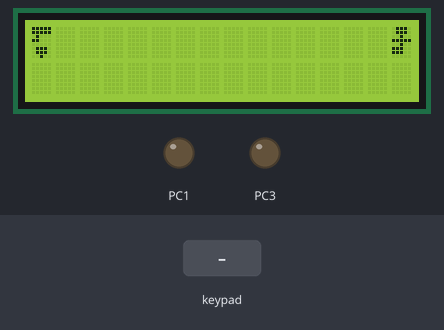
The program below on a simulated ATmega32, built with avr-gcc and emulated at 8 MHz. Parts: 16×2 character LCD, output pins drawn as LEDs (lit = HIGH). Wiring (inferred from the signals the program sends): character LCD (HD44780): RS PC0; E PC2; data PB0, PB1, PB2, PB3, PB4, PB5, PB6, PB7; 4×4 keypad with keys 7 8 9 / 4 5 6 * 1 2 3 - A 0 = +: rows PA4, PA5, PA6, PA7; columns PA0, PA1, PA2, PA3. The test bench sets the inputs (shaded band). Pins used as bus, display or sensor lines are not drawn.

Above: at 1.2 s.
1.3 s: key '7' pressed
At 10.4 s:
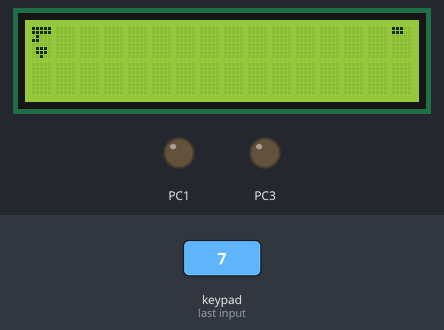
At 11.5 s:
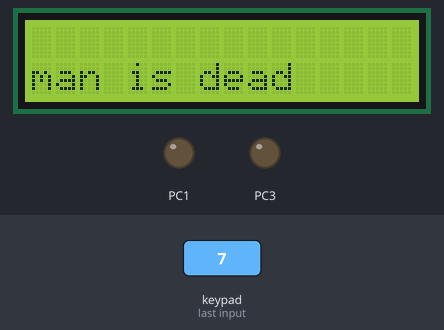
Timing chart, 0 to 12.0 s (numbered marks = the images above; inputs shaded):
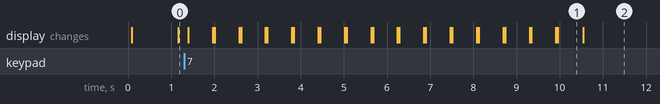

Measured:
- after the input at 1.3 s, the display: first changes after 0.10 s (image 1 shows a later state)
- what the display in image 1 shows lasts 0.6 s, from 10.0 s to 10.6 s

The program:

main.c
```c
/*
 * main.c
 *
 *  Created on: 10 Sep 2022
 *      Author: p&p
 */

#include <avr/io.h>
#include <util/delay.h>
#include "BIT_MATH.h"
#include "LCD.h"

void main()
{
	char gun[5]={127,127,104,120,96};
	char man[5]={14,14,4,127,4};
	char bullet[5]={28,28,0,0,0};
	char clear[5]={0,0,0,0,0};
	char i;

	DDRB=0Xff;  /*set port B */
	DDRC=0x0f;  /*set first 3 bits in port A */
	LCD_Init();
	int inp_number=0xff;


	while(1)
	{
		LCD_commend(1);
		LCD_string(" enter an number");
		_delay_ms(1000);
		LCD_commend(1);
		LCD_specialchar(gun,5,0,0);
		LCD_specialchar(man,1,0,15);


		//_delay_ms(5000);
		inp_number= keyfind();
		while(inp_number==0xff)
		{
			inp_number= keyfind();

			//keypad= keybad_fun();
			//if(keypad=='1')
			//{
			//	break;
			//}

		}
		for (i=1;i<=15;i++)
		{
			LCD_specialchar(gun,5,0,0);
			LCD_specialchar( bullet,2,0,i);
			_delay_ms(500);
			LCD_commend(1);
			LCD_specialchar(gun,5,0,0);
			LCD_specialchar(man,1,0,15);


		}
		LCD_commend(1);
		LCD_GOTOXY(1,0);
		LCD_string("man is dead");
		_delay_ms(3000);
	}
}
```

keybad.c
```c
/*
 * keybad.c
 *
 *  Created on: 10 Sep 2022
 *      Author: p&p
 */
#include <avr/io.h>
#include <util/delay.h>
#include "BIT_MATH.h"
#include "LCD.h"
#include "keybad.h"


char keyfind()
{
	unsigned char colloc, rowloc;
	unsigned char keypad[4][4] = {	{'7','8','9','/'},
					{'4','5','6','*'},
					{'1','2','3','-'},
					{' ','0','=','+'}};
	DDRA =0xF0;           /* set port direction as input-output */
    PORTA=0xFF;

	while(1)
	{
		DDRA =0xF0;           /* set port direction as input-output */
	    PORTA=0xFF;

	    do
	    {
		KEY_PRT &= 0x0F;      /* mask PORT for column read only */
		asm("NOP");
		colloc = (PINA & 0x0F); /* read status of column */
	    }while(colloc != 0x0F);

	    do
	    {
		do
		{
	            _delay_ms(20);             /* 20ms key debounce time */
		    colloc = (KEY_PIN & 0x0F); /* read status of column */
		}while(colloc == 0x0F);        /* check for any key press */

		_delay_ms (40);	            /* 20 ms key debounce time */
		colloc = (KEY_PIN & 0x0F);
	    }while(colloc == 0x0F);

	   /* now check for rows */
	    KEY_PRT = 0xEF;            /* check for pressed key in 1st row */
	    asm("NOP");
	    colloc = (KEY_PIN & 0x0F);
	    if(colloc != 0x0F)
            {
		rowloc = 0;
		break;
	    }

	    KEY_PRT = 0xDF;		/* check for pressed key in 2nd row */
	    asm("NOP");
	    colloc = (KEY_PIN & 0x0F);
	    if(colloc != 0x0F)
	    {
		rowloc = 1;
		break;
	    }

	    KEY_PRT = 0xBF;		/* check for pressed key in 3rd row */
	    asm("NOP");
            colloc = (KEY_PIN & 0x0F);
	    if(colloc != 0x0F)
	    {
		rowloc = 2;
		break;
	    }

	    KEY_PRT = 0x7F;		/* check for pressed key in 4th row */
	    asm("NOP");
	    colloc = (KEY_PIN & 0x0F);
	    if(colloc != 0x0F)
	    {
		rowloc = 3;
		break;
	    }
	}

	if(colloc == 0x0E)
	   return(keypad[rowloc][0]);
	else if(colloc == 0x0D)
	   return(keypad[rowloc][1]);
	else if(colloc == 0x0B)
	   return(keypad[rowloc][2]);
	else
	   return(keypad[rowloc][3]);
}
```

keybad.h
```c
/*
 * keybad.h
 *
 *  Created on: 10 Sep 2022
 *      Author: p&p
 */

#ifndef KEYBAD_H_
#define KEYBAD_H_
#define KEY_PRT 	PORTA
#define KEY_DDR		DDRA
#define KEY_PIN		PINA


char keyfind();

#endif /* KEYBAD_H_ */
```

LCD.c
```c
/*
 * LCD.c
 *
 *  Created on: 6 Sep 2022
 *      Author: p&p
 */
#include <avr/io.h>
#include <util/delay.h>
#include "BIT_MATH.h"
#include "LCD.h"


void LCD_commend(char command)
{
	CLR_BIT(PORTC,0) ;   /*CLEAR RS BIN    A0*/
	CLR_BIT(PORTC,1) ;   /*CLEAR R/W BIN    A1*/

	PORTB = command;     /*send commend to LCD m.c on data pins*/
	/*ENABLE PULSE*/
	SET_BIT(PORTC,2) ;
	_delay_ms(2);  /*delay 2 ms*/
	CLR_BIT(PORTC,2);

}
void LCD_data(char data)
{
	SET_BIT(PORTC,0) ;   /*CLEAR RS BIN    A0*/
	CLR_BIT(PORTC,1) ;   /*CLEAR RS BIN    A1*/

	PORTB = data;       /*send commend to LCD m.c on data pins*/
	/*ENABLE PULSE*/
	SET_BIT(PORTC,2) ;
	_delay_ms(2);  /*delay 2 ms*/
	CLR_BIT(PORTC,2);


}
void LCD_Init(void)
{
    /*wait for more than 30 ms second*/
	_delay_ms(40);

    /*2 lines ,5*8size */
 	LCD_commend(0b00111000);

 	/*display enable ,cursor disable */
 	LCD_commend(0b00001100);

 	/*display clear */
 	LCD_commend(1);


}

void LCD_string(char * ptr)
{
	char i=0;
	while(ptr[i]!='\0')
		{
		 LCD_data(ptr[i]);
     i++;
		}


}

void LCD_GOTOXY(char pos_x,char pos_y)
{
	/*first line*/
	char Adress;
	if(pos_x==0)
		{
	      Adress=pos_y;
		}
		/*second line*/
	else if(pos_x==1)
		{

			Adress=pos_y+0x40;


        }
	LCD_commend(Adress+128);   /*128 TO MAKE SURE MSB ALWEYS =1*/
}

void LCD_specialchar(char *pattern,char pattern_number,char pos_x,char pos_y)
{
	char Address=0,counter=0;
	Address=pattern_number*8;
	 LCD_commend(64+Address);

	 for(counter=0;counter<8;counter++)
	 {
		 LCD_data(pattern[counter]);

	 }
	 LCD_GOTOXY(pos_x,pos_y);
	 LCD_data(pattern_number);

}
```

LCD.h
```c
/*
 * LCD.h
 *
 *  Created on: 6 Sep 2022
 *      Author: p&p
 */

#ifndef LCD_H_
#define LCD_H_

void LCD_commend(char command);
void LCD_data(char data);
void LCD_Init(void);
void LCD_string(char * ptr);
void LCD_GOTOXY(char pos_x,char pos_y);
void LCD_specialchar(char *pattern,char pattern_number,char pos_x,char pos_y);


#endif /* LCD_H_ */
```

BIT_MATH.h
```c
/*
 * file.h
 *
 *  Created on: 6 Sep 2022
 *      Author: p&p
 */

#ifndef BIT_MATH_H_
#define BIT_MATH_H_

#define SET_BIT(reg,bit)      reg=reg|(1<<bit)
#define TOGLLE_BIT(reg,bit)   reg=reg^(1<<bit)
#define CLR_BIT(reg,bit)      reg=reg&(~(1<<bit))
#define GET_BIT(reg,bit)      ((reg>>bit)&1)


#endif /* BIT_MATH_H_ */
```
